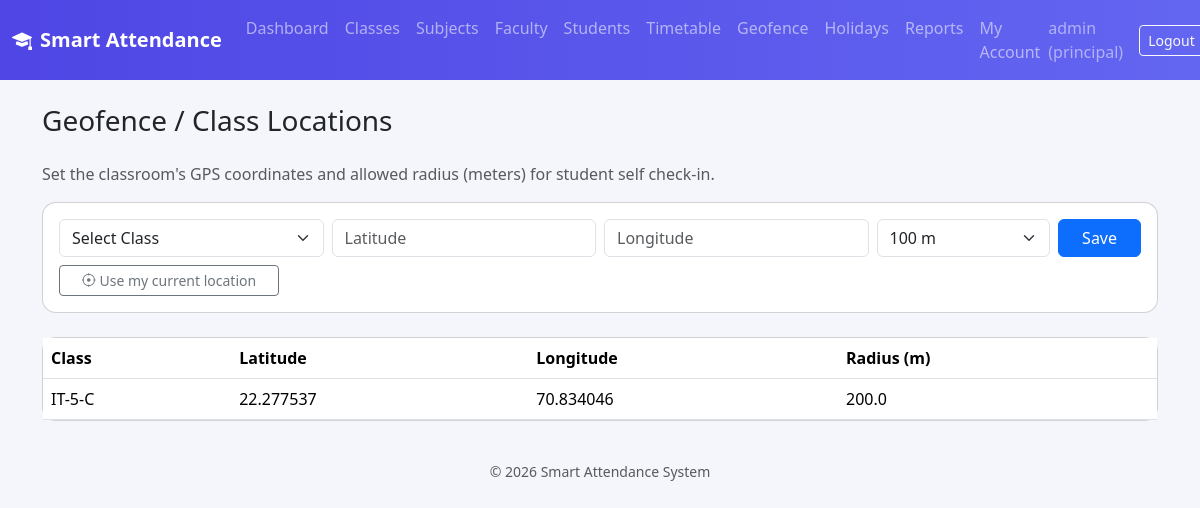
Page /principal/locations (signed in) on the committed database.
### models.py (models this page shows)
class User(db.Model, UserMixin):
    __tablename__ = "users"
    id = db.Column(db.Integer, primary_key=True)
    username = db.Column(db.String(80), unique=True, nullable=False)
    email = db.Column(db.String(120), unique=True, nullable=False)
    password_hash = db.Column(db.String(200), nullable=False)
    role = db.Column(db.String(20), nullable=False)  # principal / faculty / student
    created_at = db.Column(db.DateTime, default=datetime.utcnow)
    faculty_profile = db.relationship("Faculty", backref="user", uselist=False)
    student_profile = db.relationship("Student", backref="user", uselist=False)

class ClassModel(db.Model):
    __tablename__ = "classes"
    id = db.Column(db.Integer, primary_key=True)
    name = db.Column(db.String(80), unique=True, nullable=False)
    subjects = db.relationship("Subject", backref="class_", cascade="all, delete-orphan")
    students = db.relationship("Student", backref="class_", cascade="all, delete-orphan")
    location = db.relationship("ClassLocation", backref="class_", uselist=False,
                                cascade="all, delete-orphan")

class ClassLocation(db.Model):
    __tablename__ = "locations"
    id = db.Column(db.Integer, primary_key=True)
    class_id = db.Column(db.Integer, db.ForeignKey("classes.id"), nullable=False, unique=True)
    latitude = db.Column(db.Float, nullable=False)
    longitude = db.Column(db.Float, nullable=False)
    radius_meters = db.Column(db.Float, default=100)

### routes/principal.py (the view, shortened to what this page needs)
@principal_bp.route("/locations", methods=["GET", "POST"])
@login_required
@role_required("principal")
def locations():
    return render_template(
        "principal/locations.html",
        classes=ClassModel.query.all(),
        locations={l.class_id: l for l in ClassLocation.query.all()},
        allowed_radii=ALLOWED_RADII,
    )

### app.py (called while the page is built)
@login_manager.user_loader
def load_user(user_id):
    return User.query.get(int(user_id))

### templates/principal/locations.html (shortened to what this page needs)
{% extends "base.html" %}
{% block content %}
<h3 class="mb-4">Geofence / Class Locations</h3>
<p class="text-muted">Set the classroom's GPS coordinates and allowed radius (meters) for student self check-in.</p>
<div class="card p-3 mb-4">
  <form method="POST" class="row g-2">
    <div class="col-md-3">
      <select class="form-select" name="class_id" required>
        <option value="">Select Class</option>
      </select>
    </div>
    <div class="col-md-3"><input class="form-control" name="latitude" type="number" step="any" placeholder="Latitude" required></div>
    <div class="col-md-3"><input class="form-control" name="longitude" type="number" step="any" placeholder="Longitude" required></div>
    <div class="col-md-2">
      <select class="form-select" name="radius_meters" required>
        {% for r in allowed_radii %}<option value="{{ r }}">{{ r }} m</option>{% endfor %}
      </select>
    </div>
    <div class="col-md-1"><button class="btn btn-primary w-100">Save</button></div>
  </form>
  <button type="button" class="btn btn-sm btn-outline-secondary mt-2" style="width:220px" onclick="useMyLocation()">
    <i class="bi bi-crosshair"></i> Use my current location
  </button>
</div>
<div class="card">
  <table class="table mb-0">
    <thead><tr><th>Class</th><th>Latitude</th><th>Longitude</th><th>Radius (m)</th></tr></thead>
    <tbody>
      {% for c in classes %}
      <tr>
        <td>{{ c.name }}</td>
        {% if locations.get(c.id) %}
        <td>{{ "%.6f"|format(locations[c.id].latitude) }}</td>
        <td>{{ "%.6f"|format(locations[c.id].longitude) }}</td>
        <td>{{ locations[c.id].radius_meters }}</td>
        {% else %}
        <td colspan="3" class="text-muted">Not set</td>
        {% endif %}
      </tr>
      {% endfor %}
    </tbody>
  </table>
</div>
{% endblock %}

### templates/base.html (shortened to what this page needs)
<!DOCTYPE html>
<html lang="en">
<head>
<link href="https://cdn.jsdelivr.net/npm/bootstrap@5.3.3/dist/css/bootstrap.min.css" rel="stylesheet">
<link href="https://cdn.jsdelivr.net/npm/bootstrap-icons@1.11.3/font/bootstrap-icons.css" rel="stylesheet">
<link rel="stylesheet" href="{{ url_for('static', filename='css/style.css') }}">
</head>
<body>
{% if current_user.is_authenticated %}
<nav class="navbar navbar-expand-lg navbar-dark app-navbar">
  <div class="container-fluid">
    <a class="navbar-brand fw-bold" href="/"><i class="bi bi-mortarboard-fill me-2"></i>Smart Attendance</a>
    <div class="collapse navbar-collapse" id="nav">
      <ul class="navbar-nav me-auto">
        {% if current_user.role == 'principal' %}
        <li class="nav-item"><a class="nav-link" href="{{ url_for('principal.dashboard') }}">Dashboard</a></li>
        <li class="nav-item"><a class="nav-link" href="{{ url_for('principal.classes') }}">Classes</a></li>
        <li class="nav-item"><a class="nav-link" href="{{ url_for('principal.subjects') }}">Subjects</a></li>
        <li class="nav-item"><a class="nav-link" href="{{ url_for('principal.faculty') }}">Faculty</a></li>
        <li class="nav-item"><a class="nav-link" href="{{ url_for('principal.students') }}">Students</a></li>
        <li class="nav-item"><a class="nav-link" href="{{ url_for('principal.timetable') }}">Timetable</a></li>
        <li class="nav-item"><a class="nav-link" href="{{ url_for('principal.locations') }}">Geofence</a></li>
        <li class="nav-item"><a class="nav-link" href="{{ url_for('principal.holidays') }}">Holidays</a></li>
        <li class="nav-item"><a class="nav-link" href="{{ url_for('principal.attendance_report') }}">Reports</a></li>
        <li class="nav-item"><a class="nav-link" href="{{ url_for('principal.settings') }}">My Account</a></li>
        {% elif current_user.role == 'faculty' %}
        <li class="nav-item"><a class="nav-link" href="{{ url_for('faculty.dashboard') }}">Dashboard</a></li>
        <li class="nav-item"><a class="nav-link" href="{{ url_for('faculty.settings') }}">My Account</a></li>
        {% endif %}
      </ul>
      <span class="navbar-text text-white-50 me-3">{{ current_user.username }} ({{ current_user.role }})</span>
      <a class="btn btn-outline-light btn-sm" href="{{ url_for('auth.logout') }}">Logout</a>
    </div>
  </div>
</nav>
{% endif %}
<div class="container py-4">
  {% block content %}{% endblock %}
</div>
<footer class="text-center text-muted small py-3">&copy; {{ current_year }} Smart Attendance System</footer>
</body>
</html>

### static/css/style.css (style rules this page uses)
body { background: #f4f6fb; font-family: 'Segoe UI', system-ui, sans-serif; }
.app-navbar { background: linear-gradient(90deg, #4f46e5, #6366f1); }
.card { border-radius: 14px; }
table thead { background: #eef0fb; }

### rows in the picture
User: username "admin", role "principal"
ClassModel: name "IT-5-C"
ClassLocation: latitude "22.277537", longitude "70.834046", radius_meters "200.0"

### other values in the picture
form field radius_meters "100 m"
